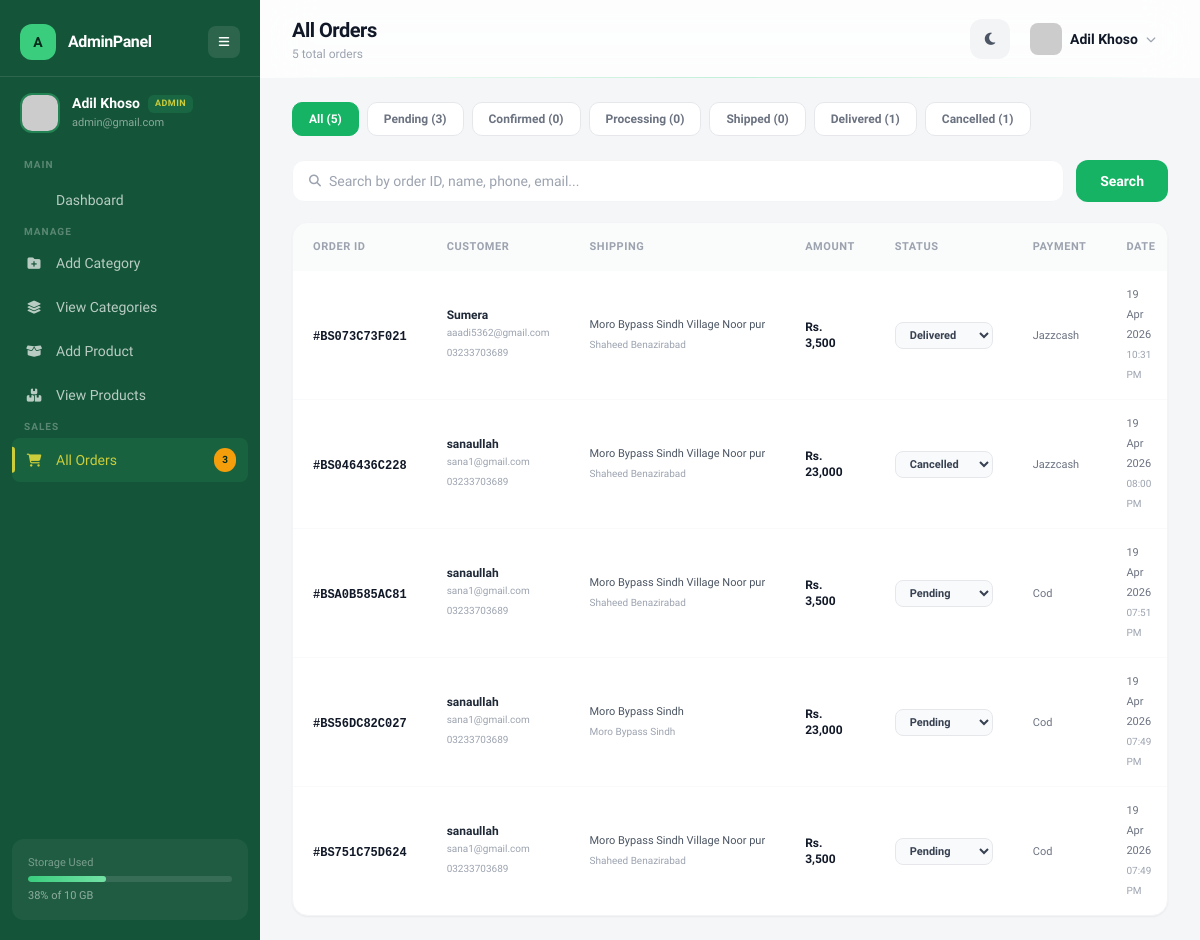
/backend/view.php (signed in), run on the app's committed database.
### tables this page shows
CREATE TABLE `users` (
  `id` int(11) NOT NULL,
  `name` varchar(100) DEFAULT NULL,
  `email` varchar(100) DEFAULT NULL,
  `password` varchar(255) DEFAULT NULL,
  `image` varchar(255) DEFAULT NULL,
  `phone` varchar(20) DEFAULT NULL,
  `address` text DEFAULT NULL,
  `role` enum('user','admin') DEFAULT 'user',
  `created_at` timestamp NOT NULL DEFAULT current_timestamp()
);

CREATE TABLE `orders` (
  `id` int(11) NOT NULL,
  `order_id` varchar(50) NOT NULL,
  `user_id` int(11) NOT NULL,
  `total_amount` decimal(10,2) NOT NULL,
  `shipping_name` varchar(100) NOT NULL,
  `shipping_phone` varchar(20) NOT NULL,
  `shipping_address` text NOT NULL,
  `shipping_city` varchar(100) NOT NULL,
  `payment_method` varchar(50) NOT NULL DEFAULT 'cod',
  `status` enum('pending','confirmed','shipped','delivered','cancelled') NOT NULL DEFAULT 'pending',
  `created_at` timestamp NOT NULL DEFAULT current_timestamp(),
  `updated_at` datetime DEFAULT NULL
);

### backend/view.php (the view, shortened to what this page needs)
<?php
include("config/db.php");
 $uid = $_SESSION['user_id'];
 $user_res = mysqli_query($conn, "SELECT name, email, image, role FROM users WHERE id = $uid");
 $user = mysqli_fetch_assoc($user_res);
 $user_name = $user['name'] ?? 'Unknown';
 $user_email = $user['email'] ?? '';
 $user_image = !empty($user['image']) ? 'uploads/' . $user['image'] : 'https://ui-avatars.com/api/?name=' . urlencode($user_name) . '&background=16b364&color=fff&bold=true';
 $user_role = ucfirst($user['role'] ?? 'user');
 $status_filter = isset($_GET['status']) ? mysqli_real_escape_string($conn, $_GET['status']) : '';
 $search = isset($_GET['search']) ? mysqli_real_escape_string($conn, trim($_GET['search'])) : '';
 $page = max(1, (int)($_GET['page'] ?? 1));
 $limit = 15;
 $offset = ($page - 1) * $limit;
 $where = "1=1";
 $total_res = mysqli_query($conn, "SELECT COUNT(*) as c FROM orders o LEFT JOIN users u ON u.id = o.user_id WHERE $where");
 $total_orders = mysqli_fetch_assoc($total_res)['c'];
 $orders_res = mysqli_query($conn, "
    SELECT o.*, u.email AS user_email
    FROM orders o
    LEFT JOIN users u ON u.id = o.user_id
    WHERE $where
    ORDER BY o.created_at DESC
    LIMIT $limit OFFSET $offset
");
 $counts = [
    'all'       => mysqli_fetch_assoc(mysqli_query($conn, "SELECT COUNT(*) as c FROM orders"))['c'],
    'pending'   => mysqli_fetch_assoc(mysqli_query($conn, "SELECT COUNT(*) as c FROM orders WHERE status='pending'"))['c'],
    'confirmed' => mysqli_fetch_assoc(mysqli_query($conn, "SELECT COUNT(*) as c FROM orders WHERE status='confirmed'"))['c'],
    'processing'=> mysqli_fetch_assoc(mysqli_query($conn, "SELECT COUNT(*) as c FROM orders WHERE status='processing'"))['c'],
    'shipped'   => mysqli_fetch_assoc(mysqli_query($conn, "SELECT COUNT(*) as c FROM orders WHERE status='shipped'"))['c'],
    'delivered' => mysqli_fetch_assoc(mysqli_query($conn, "SELECT COUNT(*) as c FROM orders WHERE status='delivered'"))['c'],
    'cancelled' => mysqli_fetch_assoc(mysqli_query($conn, "SELECT COUNT(*) as c FROM orders WHERE status='cancelled'"))['c'],
];
?>
<!DOCTYPE html>
<html lang="en">
<head>
<script src="https://cdn.tailwindcss.com"></script>
<link rel="stylesheet" href="https://cdnjs.cloudflare.com/ajax/libs/font-awesome/6.5.0/css/all.min.css">
</head>
<body class="bg-[#f4f6f8] dark:bg-[#0a0f0d] transition-colors duration-500 min-h-screen">
<aside id="sidebar" class="sidebar-glass fixed left-0 top-0 h-full w-[260px] text-white z-50 transition-all duration-300 flex flex-col">
  <div class="flex items-center justify-between px-5 pt-6 pb-4">
    <div class="flex items-center gap-3">
      <div class="w-9 h-9 rounded-xl bg-brand-400 flex items-center justify-center text-brand-950 font-extrabold text-sm shrink-0">A</div>
      <span class="sidebar-logo-text font-bold text-base tracking-tight transition-all duration-300">AdminPanel</span>
    </div>
    <button onclick="toggleSidebar()" class="w-8 h-8 rounded-lg bg-white/10 hover:bg-white/20 flex items-center justify-center transition text-sm"><i class="fa-solid fa-bars text-xs"></i></button>
  </div>
  <div class="px-5 py-4 flex items-center gap-3 border-t border-white/10">
    <img src="<?= $user_image ?>" class="sidebar-avatar w-10 h-10 rounded-xl object-cover border-2 border-brand-400/40 transition-all duration-300 shrink-0" onerror="this.src='https://ui-avatars.com/api/?name=<?= urlencode($user_name) ?>&background=16b364&color=fff&bold=true'">
    <div class="sidebar-text transition-all duration-300">
      <div class="flex items-center gap-2"><p class="text-sm font-semibold leading-tight"><?= htmlspecialchars($user_name) ?></p><span class="role-badge <?= $user_role === 'Admin' ? 'role-admin' : 'role-user' ?>"><?= $user_role ?></span></div>
      <p class="text-[11px] text-white/50 mt-0.5"><?= htmlspecialchars($user_email) ?></p>
    </div>
  </div>
  <nav class="flex-1 mt-2 px-3 space-y-1 overflow-y-auto">
    <p class="sidebar-text text-[10px] uppercase tracking-widest text-white/30 font-semibold px-3 mb-2 transition-all duration-300">Main</p>
    <a href="dashboard.php" class="nav-link flex items-center gap-3 px-3 py-2.5 rounded-lg text-sm font-medium text-white/70 hover:text-white"><i class="fa-solid fa-grid-2 w-5 text-center text-[13px]"></i><span class="sidebar-text transition-all duration-300">Dashboard</span></a>
    <?php if ($user_role === 'Admin') { ?>
    <p class="sidebar-text text-[10px] uppercase tracking-widest text-white/30 font-semibold px-3 mt-5 mb-2 transition-all duration-300">Manage</p>
    <a href="category/add.php" class="nav-link flex items-center gap-3 px-3 py-2.5 rounded-lg text-sm font-medium text-white/70 hover:text-white"><i class="fa-solid fa-folder-plus w-5 text-center text-[13px]"></i><span class="sidebar-text transition-all duration-300">Add Category</span></a>
    <a href="category/view.php" class="nav-link flex items-center gap-3 px-3 py-2.5 rounded-lg text-sm font-medium text-white/70 hover:text-white"><i class="fa-solid fa-layer-group w-5 text-center text-[13px]"></i><span class="sidebar-text transition-all duration-300">View Categories</span></a>
    <a href="product/add.php" class="nav-link flex items-center gap-3 px-3 py-2.5 rounded-lg text-sm font-medium text-white/70 hover:text-white"><i class="fa-solid fa-box-open w-5 text-center text-[13px]"></i><span class="sidebar-text transition-all duration-300">Add Product</span></a>
    <a href="sproduct/view.php" class="nav-link flex items-center gap-3 px-3 py-2.5 rounded-lg text-sm font-medium text-white/70 hover:text-white"><i class="fa-solid fa-boxes-stacked w-5 text-center text-[13px]"></i><span class="sidebar-text transition-all duration-300">View Products</span></a>
    <p class="sidebar-text text-[10px] uppercase tracking-widest text-white/30 font-semibold px-3 mt-5 mb-2 transition-all duration-300">Sales</p>
    <a href="view.php" class="nav-link active flex items-center gap-3 px-3 py-2.5 rounded-lg text-sm font-medium"><i class="fa-solid fa-cart-shopping w-5 text-center text-[13px]"></i><span class="sidebar-text transition-all duration-300">All Orders</span>
      <?php if ($counts['pending'] > 0): ?><span class="ml-auto bg-amber-500 text-brand-950 text-[10px] font-bold px-2 py-0.5 rounded-full sidebar-text transition-all duration-300"><?= $counts['pending'] ?></span><?php endif; ?>
    </a>
    <?php } ?>
  </nav>
  <div class="px-3 pb-5"><div class="sidebar-text bg-white/5 rounded-xl p-4 transition-all duration-300"><p class="text-[11px] text-white/40 mb-1">Storage Used</p><div class="w-full h-1.5 bg-white/10 rounded-full overflow-hidden"><div class="h-full w-[38%] bg-gradient-to-r from-brand-400 to-brand-300 rounded-full"></div></div><p class="text-[11px] text-white/50 mt-1.5">38% of 10 GB</p></div></div>
</aside>
<main id="main" class="ml-[260px] min-h-screen transition-all duration-300">
  <header class="topbar-border sticky top-0 z-40 bg-white/80 dark:bg-[#0d1410]/80 backdrop-blur-xl px-8 py-4 flex justify-between items-center">
    <div>
      <h1 class="text-xl font-bold text-gray-900 dark:text-white tracking-tight">All Orders</h1>
      <p class="text-xs text-gray-400 mt-0.5"><?= $total_orders ?> total orders</p>
    </div>
    <div class="flex items-center gap-3">
      <button onclick="toggleDark()" id="darkBtn" class="w-10 h-10 rounded-xl bg-gray-100 dark:bg-white/5 hover:bg-gray-200 dark:hover:bg-white/10 flex items-center justify-center transition text-gray-600 dark:text-white/70"><i class="fa-solid fa-moon text-sm"></i></button>
      <div class="relative">
        <button onclick="toggleMenu()" class="flex items-center gap-2 pl-2 pr-3 py-1.5 rounded-xl hover:bg-gray-100 dark:hover:bg-white/5 transition">
          <img src="<?= $user_image ?>" class="w-8 h-8 rounded-lg object-cover" onerror="this.src='https://ui-avatars.com/api/?name=<?= urlencode($user_name) ?>&background=16b364&color=fff&bold=true'">
          <span class="hidden sm:block text-sm font-semibold text-gray-900 dark:text-white"><?= htmlspecialchars($user_name) ?></span>
          <i class="fa-solid fa-chevron-down text-[10px] text-gray-400"></i>
        </button>
      </div>
    </div>
  </header>
  <div class="px-8 py-6">
    <div class="fade-up flex gap-2 mb-5 overflow-x-auto pb-1">
      <a href="view.php" class="filter-tab <?= !$status_filter ? 'active' : '' ?>">All (<?= $counts['all'] ?>)</a>
      <a href="view.php?status=pending" class="filter-tab <?= $status_filter === 'pending' ? 'active' : '' ?>">Pending (<?= $counts['pending'] ?>)</a>
      <a href="view.php?status=confirmed" class="filter-tab <?= $status_filter === 'confirmed' ? 'active' : '' ?>">Confirmed (<?= $counts['confirmed'] ?>)</a>
      <a href="view.php?status=processing" class="filter-tab <?= $status_filter === 'processing' ? 'active' : '' ?>">Processing (<?= $counts['processing'] ?>)</a>
      <a href="view.php?status=shipped" class="filter-tab <?= $status_filter === 'shipped' ? 'active' : '' ?>">Shipped (<?= $counts['shipped'] ?>)</a>
      <a href="view.php?status=delivered" class="filter-tab <?= $status_filter === 'delivered' ? 'active' : '' ?>">Delivered (<?= $counts['delivered'] ?>)</a>
      <a href="view.php?status=cancelled" class="filter-tab <?= $status_filter === 'cancelled' ? 'active' : '' ?>">Cancelled (<?= $counts['cancelled'] ?>)</a>
    </div>
    <form method="GET" class="fade-up mb-5">
      <div class="flex gap-3">
        <div class="flex-1 flex items-center bg-white dark:bg-[#131a16] rounded-xl px-4 py-2.5 gap-2 border border-gray-100 dark:border-white/5">
          <i class="fa-solid fa-magnifying-glass text-gray-400 text-xs"></i>
          <input type="text" name="search" value="<?= htmlspecialchars($search) ?>" placeholder="Search by order ID, name, phone, email..." class="bg-transparent outline-none text-sm text-gray-700 dark:text-white/80 w-full placeholder:text-gray-400">
        </div>
        <button type="submit" class="px-6 py-2.5 bg-brand-500 hover:bg-brand-600 text-white rounded-xl text-sm font-semibold transition">Search</button>
      </div>
    </form>
    <div class="fade-up bg-white dark:bg-[#131a16] rounded-2xl border border-gray-100 dark:border-white/5 shadow-sm overflow-hidden">
      <?php if (mysqli_num_rows($orders_res) > 0): ?>
      <div class="overflow-x-auto">
        <table class="w-full text-sm">
          <thead>
            <tr class="bg-gray-50/80 dark:bg-white/[0.02]">
              <th class="text-left text-[11px] uppercase tracking-wider text-gray-400 font-semibold px-5 py-3.5">Order ID</th>
              <th class="text-left text-[11px] uppercase tracking-wider text-gray-400 font-semibold px-5 py-3.5">Customer</th>
              <th class="text-left text-[11px] uppercase tracking-wider text-gray-400 font-semibold px-5 py-3.5">Shipping</th>
              <th class="text-left text-[11px] uppercase tracking-wider text-gray-400 font-semibold px-5 py-3.5">Amount</th>
              <th class="text-left text-[11px] uppercase tracking-wider text-gray-400 font-semibold px-5 py-3.5">Status</th>
              <th class="text-left text-[11px] uppercase tracking-wider text-gray-400 font-semibold px-5 py-3.5">Payment</th>
              <th class="text-left text-[11px] uppercase tracking-wider text-gray-400 font-semibold px-5 py-3.5">Date</th>
            </tr>
          </thead>
          <tbody class="divide-y divide-gray-50 dark:divide-white/[0.03]">
            <?php while ($row = mysqli_fetch_assoc($orders_res)): ?>
            <tr class="hover:bg-gray-50/50 dark:hover:bg-white/[0.02] transition">
              <td class="px-5 py-3.5">
                <a href="order-detail.php?id=<?= $row['id'] ?>" class="font-bold text-gray-900 dark:text-white hover:text-brand-500 transition text-xs font-mono">#<?= htmlspecialchars($row['order_id']) ?></a>
              </td>
              <td class="px-5 py-3.5">
                <p class="text-xs font-semibold text-gray-800 dark:text-white"><?= htmlspecialchars($row['shipping_name']) ?></p>
                <p class="text-[10px] text-gray-400"><?= htmlspecialchars($row['user_email'] ?? 'N/A') ?></p>
                <p class="text-[10px] text-gray-400"><?= htmlspecialchars($row['shipping_phone']) ?></p>
              </td>
              <td class="px-5 py-3.5">
                <p class="text-[11px] text-gray-600 dark:text-white/70 max-w-[180px] truncate"><?= htmlspecialchars($row['shipping_address']) ?></p>
                <p class="text-[10px] text-gray-400 font-medium"><?= htmlspecialchars($row['shipping_city'] ?? '') ?></p>
              </td>
              <td class="px-5 py-3.5 font-bold text-gray-900 dark:text-white text-xs">Rs. <?= number_format($row['total_amount'], 0) ?></td>
              <td class="px-5 py-3.5">
                <form method="POST" action="../process/update-order-status.php" class="inline">
                  <select name="status" onchange="this.form.submit()" class="status-select">
                    <?php foreach (['pending','confirmed','processing','shipped','delivered','cancelled'] as $s): ?>
                      <option value="<?= $s ?>" <?= $row['status'] === $s ? 'selected' : '' ?>><?= ucfirst($s) ?></option>
                    <?php endforeach; ?>
                  </select>
                </form>
              </td>
              <td class="px-5 py-3.5">
                <span class="text-[11px] text-gray-500 font-medium"><?= ucfirst(str_replace('_', ' ', $row['payment_method'] ?? 'N/A')) ?></span>
              </td>
              <td class="px-5 py-3.5">
                <p class="text-[11px] text-gray-500"><?= date('d M Y', strtotime($row['created_at'])) ?></p>
                <p class="text-[10px] text-gray-400"><?= date('h:i A', strtotime($row['created_at'])) ?></p>
              </td>
            </tr>
            <?php endwhile; ?>
          </tbody>
        </table>
      </div>
      <?php endif; ?>
    </div>
  </div>
</main>
</body>
</html>

### backend/view.php (style rules this page uses)
* { margin:0;padding:0;box-sizing:border-box }
body { font-family:'Plus Jakarta Sans',sans-serif }
.sidebar-glass { background:rgba(8,75,46,0.95);backdrop-filter:blur(20px) }
.nav-link { position:relative;transition:all .25s cubic-bezier(.4,0,.2,1) }
.nav-link::before { content:'';position:absolute;left:0;top:50%;transform:translateY(-50%);width:3px;height:0;border-radius:0 4px 4px 0;background:#cbcd3a;transition:height .25s cubic-bezier(.4,0,.2,1) }
.nav-link:hover::before,.nav-link.active::before { height:60% }
.nav-link.active { background:rgba(58,205,126,0.12);color:#cbcd3a }
.topbar-border { position:relative }
.topbar-border::after { content:'';position:absolute;bottom:0;left:0;right:0;height:1px;background:linear-gradient(90deg,transparent,rgba(58,205,126,0.3),transparent) }
.role-badge { font-size:9px;font-weight:700;letter-spacing:.05em;text-transform:uppercase;padding:2px 7px;border-radius:6px }
.role-admin { background:rgba(58,205,126,0.15);color:#cbcd3a }
.status-select { padding:5px 10px;border-radius:8px;font-size:11px;font-weight:600;border:1px solid #e5e7eb;outline:none;cursor:pointer;transition:all .2s;background:#f9fafb;color:#374151 }
.fade-up { opacity:0;transform:translateY(20px);animation:fadeUp .5s cubic-bezier(.4,0,.2,1) forwards }
.filter-tab { padding:7px 16px;border-radius:10px;font-size:12px;font-weight:600;text-decoration:none;background:#fff;color:#6b7280;border:1px solid #e5e7eb;transition:all .2s;white-space:nowrap }
.filter-tab.active { background:#16b364;color:#fff;border-color:#16b364 }

### data on the page
users: name "Adil Khoso", role "ADMIN", email "admin@gmail.com"
orders: order "BS073C73F021", shipping_name "Sumera", user.email "aaadi5362@gmail.com", shipping_phone "03233703689", shipping_address "Moro Bypass Sindh Village Noor pur", shipping_city "Shaheed Benazirabad", total_amount "3,500", status "Delivered", payment_method "Jazzcash", created_at "19 Apr 2026", created_at "10:31 PM"
orders: order "BS046436C228", shipping_name "sanaullah", user.email "sana1@gmail.com", shipping_phone "03233703689", shipping_address "Moro Bypass Sindh Village Noor pur", shipping_city "Shaheed Benazirabad", total_amount "23,000", status "Cancelled", payment_method "Jazzcash", created_at "19 Apr 2026", created_at "08:00 PM"
orders: order "BSA0B585AC81", shipping_name "sanaullah", user.email "sana1@gmail.com", shipping_phone "03233703689", shipping_address "Moro Bypass Sindh Village Noor pur", shipping_city "Shaheed Benazirabad", total_amount "3,500", status "Pending", payment_method "Cod", created_at "19 Apr 2026", created_at "07:51 PM"
orders: order "BS56DC82C027", shipping_name "sanaullah", user.email "sana1@gmail.com", shipping_phone "03233703689", shipping_address "Moro Bypass Sindh", shipping_city "Moro Bypass Sindh", total_amount "23,000", status "Pending", payment_method "Cod", created_at "19 Apr 2026", created_at "07:49 PM"
orders: order "BS751C75D624", shipping_name "sanaullah", user.email "sana1@gmail.com", shipping_phone "03233703689", shipping_address "Moro Bypass Sindh Village Noor pur", shipping_city "Shaheed Benazirabad", total_amount "3,500", status "Pending", payment_method "Cod", created_at "19 Apr 2026", created_at "07:49 PM"

### other printed values
$counts['pending'] "3"
$total_orders "5"
$counts['all'] "5"
$counts['confirmed'] "0"
$counts['processing'] "0"
$counts['shipped'] "0"
$counts['delivered'] "1"
$counts['cancelled'] "1"
